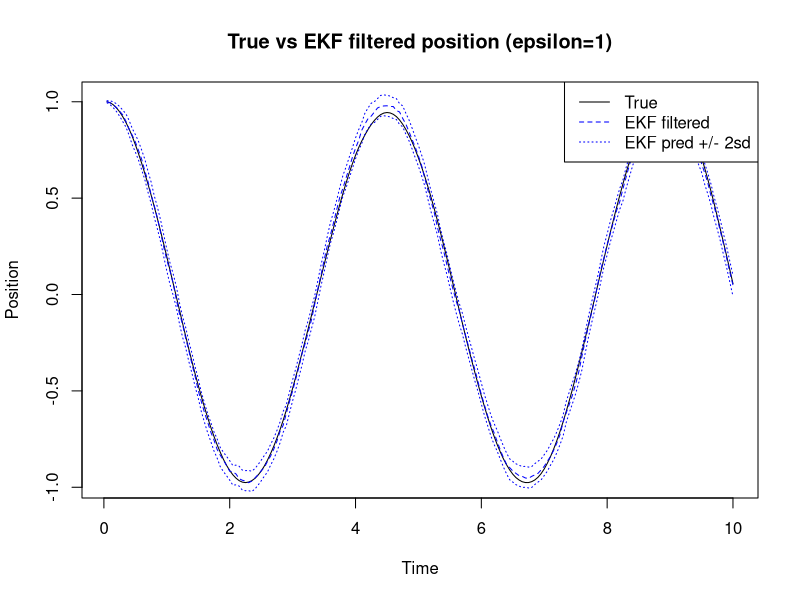
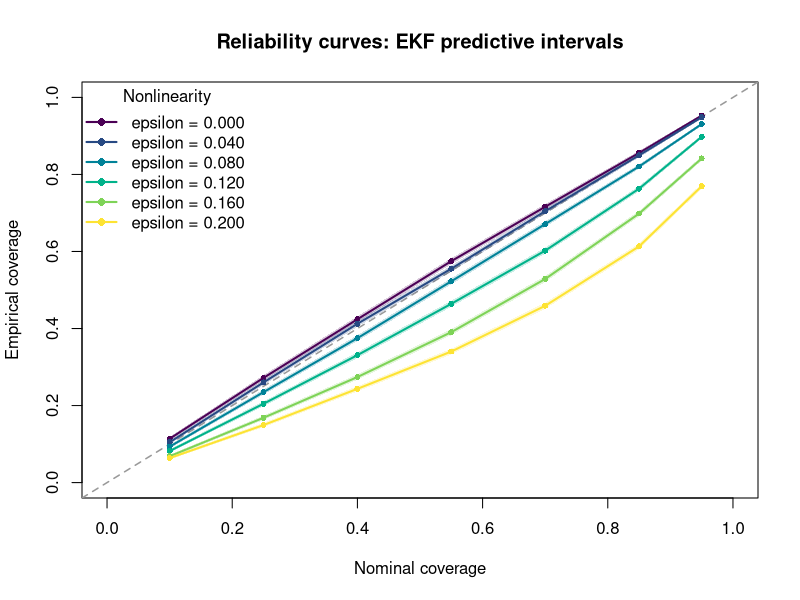
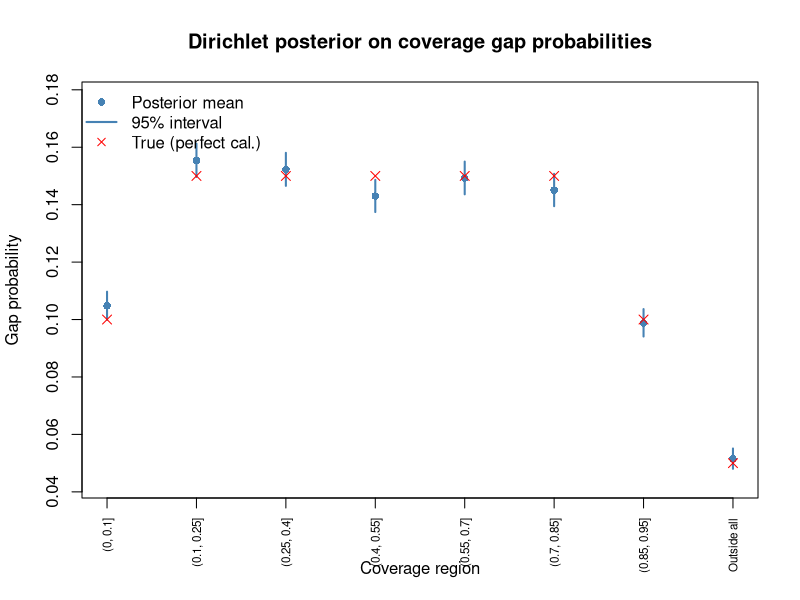

Generate these figures, in order, with R:
# ekf_spring.R
# Extended Kalman Filter for a spring/mass/damper system
# Used to demonstrate the Dirichlet calibration framework
#
# TRUE SYSTEM: Duffing-type nonlinear spring/mass/damper
#   q'' = -(k/m)*q - (c/m)*q' - epsilon*q^3 + w_t
#   y_t = q_t + v_t
#
# MISSPECIFIED FORWARD MODEL (used in EKF):
#   q'' = -(k/m)*q - (c/m)*q'  (linear, ignores epsilon*q^3 term)
#
# The degree of misspecification is controlled by epsilon.
# When epsilon = 0 the EKF forward model is correct.
#
# State vector: x = c(q, q')  (position, velocity)
# Discretized via Euler-Maruyama with step dt.
#
# The EKF Jacobian F = d(f)/d(x) is computed analytically for the
# linear forward model, which is exact since the forward model is linear.
# If you switch to the nonlinear forward model in the EKF the Jacobian
# picks up the -3*epsilon*q^2 term in the (1,1) position.

# ==============================================================================
# 1. NUMERICAL INTEGRATION OF TRUE NONLINEAR SYSTEM
# ==============================================================================

#' Simulate the true nonlinear spring/mass/damper system
#'
#' Uses Euler-Maruyama discretization of the SDE:
#'   dq  = q' dt
#'   dq' = (-(k/m)*q - (c/m)*q' - epsilon*q^3) dt + sigma_w dW
#'
#' @param n_steps Integer. Number of time steps.
#' @param dt Numeric. Time step size.
#' @param k Numeric. Spring constant.
#' @param m Numeric. Mass.
#' @param c Numeric. Damping coefficient.
#' @param epsilon Numeric. Nonlinearity parameter. 0 = linear system.
#' @param sigma_w Numeric. Process noise standard deviation.
#' @param sigma_v Numeric. Observation noise standard deviation.
#' @param q0 Numeric. Initial position.
#' @param qdot0 Numeric. Initial velocity.
#' @param seed Optional integer seed.
#' @return List with:
#'   $states: (n_steps+1) x 2 matrix of true states (q, q')
#'   $obs: numeric vector of noisy observations
#'   $times: numeric vector of time points
simulate_spring <- function(n_steps  = 200,
                            dt       = 0.05,
                            k        = 2.0,
                            m        = 1.0,
                            c        = 0.3,
                            epsilon  = 0.0,
                            sigma_w  = 0.1,
                            sigma_v  = 0.2,
                            q0       = 1.0,
                            qdot0    = 0.0,
                            seed     = NULL) {
  if (!is.null(seed)) set.seed(seed)

  states       <- matrix(0, nrow = n_steps + 1, ncol = 2)
  states[1, ]  <- c(q0, qdot0)
  colnames(states) <- c("q", "qdot")

  # Process noise: enters through acceleration (second state component)
  w <- rnorm(n_steps, mean = 0, sd = sigma_w * sqrt(dt))

  for (i in seq_len(n_steps)) {
    q    <- states[i, 1]
    qdot <- states[i, 2]

    # Euler-Maruyama step
    q_new    <- q + qdot * dt
    qdot_new <- qdot + (-(k/m)*q - (c/m)*qdot - epsilon*q^3) * dt + w[i]

    states[i + 1, ] <- c(q_new, qdot_new)
  }

  # Observations: noisy position measurements
  obs <- states[, 1] + rnorm(n_steps + 1, mean = 0, sd = sigma_v)

  list(
    states = states,
    obs    = obs,
    times  = seq(0, n_steps * dt, by = dt)
  )
}

# ==============================================================================
# 2. LINEAR FORWARD MODEL (misspecified EKF)
# ==============================================================================

#' State transition function for the linear perfect spring (misspecified model)
#'
#' f(x) = F_mat %*% x  where F_mat is the linearized transition matrix
#' This ignores the epsilon*q^3 nonlinearity.
#'
#' @param x Numeric vector of length 2: c(q, qdot).
#' @param k Numeric. Spring constant.
#' @param m Numeric. Mass.
#' @param c Numeric. Damping coefficient.
#' @param dt Numeric. Time step.
#' @return Numeric vector of length 2: predicted next state.
f_linear <- function(x, k, m, c, dt) {
  # Euler discretization of linear system:
  # q_new    = q + qdot * dt
  # qdot_new = qdot + (-(k/m)*q - (c/m)*qdot) * dt
  q    <- x[1]
  qdot <- x[2]
  c(q + qdot * dt,
    qdot + (-(k/m)*q - (c/m)*qdot) * dt)
}

#' Jacobian of f_linear with respect to state x
#'
#' Since f_linear is linear in x, the Jacobian is exact (not an approximation).
#' F_jac = [[1, dt], [-(k/m)*dt, 1 - (c/m)*dt]]
#'
#' @param x Numeric vector (unused since Jacobian is constant for linear model).
#' @param k,m,c,dt As above.
#' @return 2x2 Jacobian matrix.
F_jacobian_linear <- function(x, k, m, c, dt) {
  matrix(c(1,          -(k/m)*dt,
           dt,          1 - (c/m)*dt),
         nrow = 2, ncol = 2, byrow = FALSE)
  # Column-major: col1 = c(1, -(k/m)*dt), col2 = c(dt, 1-(c/m)*dt)
}

# ==============================================================================
# 3. OBSERVATION MODEL
# ==============================================================================

#' Observation function: observe position only
#' h(x) = q = x[1]
h_obs <- function(x) x[1]

#' Jacobian of observation function
#' H = [1, 0]
H_jacobian <- function(x) matrix(c(1, 0), nrow = 1)

# ==============================================================================
# 4. EXTENDED KALMAN FILTER
# ==============================================================================

#' Run the Extended Kalman Filter
#'
#' Uses the linear perfect spring as the forward model (misspecified when
#' epsilon > 0 in the true system). Returns filtered state estimates,
#' one-step-ahead predictive means and variances, and log-likelihood.
#'
#' @param obs Numeric vector of observations y_1, ..., y_T.
#' @param k,m,c Numeric. System parameters (used in forward model).
#' @param dt Numeric. Time step.
#' @param sigma_w Numeric. Process noise standard deviation.
#' @param sigma_v Numeric. Observation noise standard deviation.
#' @param x0 Numeric vector of length 2. Initial state mean.
#' @param P0 2x2 matrix. Initial state covariance.
#' @return List with:
#'   $x_filt: (T+1) x 2 matrix of filtered state means
#'   $P_filt: list of (T+1) 2x2 filtered covariance matrices
#'   $x_pred: (T+1) x 2 matrix of one-step-ahead predicted state means
#'   $P_pred: list of (T+1) 2x2 predicted covariance matrices
#'   $y_pred: numeric vector of one-step-ahead predicted observations
#'   $S_pred: numeric vector of one-step-ahead predicted observation variances
#'   $log_lik: scalar log-likelihood
ekf <- function(obs,
                k       = 2.0,
                m       = 1.0,
                c       = 0.3,
                dt      = 0.05,
                sigma_w = 0.1,
                sigma_v = 0.2,
                x0      = c(1.0, 0.0),
                P0      = diag(c(0.1, 0.1)/100)) {

  T_obs <- length(obs)

  # Process noise covariance Q
  # Noise enters through velocity (second component) only
  Q <- matrix(c(0,            0,
                0, sigma_w^2 * dt),
              nrow = 2, ncol = 2)
  # Q <- matrix(c(sigma_w^2 * dt^3 / 3,  sigma_w^2 * dt^2 / 2,
  #               sigma_w^2 * dt^2 / 2,  sigma_w^2 * dt),
  #             nrow = 2, ncol = 2)
  # Observation noise variance R (scalar, position only)
  R <- sigma_v^2

  # Storage
  x_filt <- matrix(0, nrow = T_obs, ncol = 2)
  P_filt <- vector("list", T_obs)
  x_pred <- matrix(0, nrow = T_obs, ncol = 2)
  P_pred <- vector("list", T_obs)
  y_pred <- numeric(T_obs)
  S_pred <- numeric(T_obs)
  log_lik <- 0

  # Initialize with prior at t=0 used to predict t=1
  x_curr <- x0
  P_curr <- P0

  for (t in seq_len(T_obs)) {

    # --- Prediction step ---
    # Predict state at time t from filtered state at t-1
    x_p <- f_linear(x_curr, k, m, c, dt)
    F_j <- F_jacobian_linear(x_curr, k, m, c, dt)
    P_p <- F_j %*% P_curr %*% t(F_j) + Q

    # Predicted observation
    H_j <- H_jacobian(x_p)
    y_p <- h_obs(x_p)
    S_p <- as.numeric(H_j %*% P_p %*% t(H_j) + R)  # scalar

    # Store predictions
    x_pred[t, ] <- x_p
    P_pred[[t]]  <- P_p
    y_pred[t]    <- y_p
    S_pred[t]    <- S_p

    # --- Update step ---
    innovation <- obs[t] - y_p
    K          <- P_p %*% t(H_j) / S_p  # Kalman gain (2x1 vector)
    x_curr     <- x_p + as.numeric(K) * innovation
    P_curr     <- (diag(2) - K %*% H_j) %*% P_p

    # Store filtered estimates
    x_filt[t, ] <- x_curr
    P_filt[[t]]  <- P_curr

    # Log-likelihood contribution: N(y_t; y_pred_t, S_pred_t)
    log_lik <- log_lik +
      dnorm(obs[t], mean = y_p, sd = sqrt(S_p), log = TRUE)
  }

  list(
    x_filt  = x_filt,
    P_filt  = P_filt,
    x_pred  = x_pred,
    P_pred  = P_pred,
    y_pred  = y_pred,
    S_pred  = S_pred,
    log_lik = log_lik
  )
}

# ==============================================================================
# 5. MLE FOR k
# ==============================================================================

#' Find MLE of spring constant k via numerical optimization
#'
#' Maximizes the EKF log-likelihood over k with all other parameters fixed.
#'
#' @param obs Numeric vector of observations.
#' @param k_init Numeric. Initial value for k. Default 1.0.
#' @param ... Additional arguments passed to ekf().
#' @return List with $k_mle and $log_lik.
mle_k <- function(obs, k_init = 1.0, ...) {
  neg_ll <- function(log_k) {
    k_val <- exp(log_k)
    res   <- tryCatch(
      ekf(obs, k = k_val, ...),
      error = function(e) list(log_lik = -1e15)
    )
    -res$log_lik
  }

  opt <- optim(
    par     = log(k_init),
    fn      = neg_ll,
    method  = "Brent",
    lower   = log(0.01),
    upper   = log(20)
  )

  list(k_mle = exp(opt$par), log_lik = -opt$value)
}

# ==============================================================================
# 6. COVERAGE SIMULATION
# ==============================================================================

#' Run one simulation replicate and record coverage at multiple nominal levels
#'
#' @param nominal_levels Numeric vector of nominal coverage levels.
#' @param epsilon Numeric. Nonlinearity parameter.
#' @param n_steps,dt,k,m,c,sigma_w,sigma_v,q0,qdot0 System parameters.
#' @param use_mle Logical. If TRUE, estimate k by MLE. If FALSE use true k.
#' @return Logical matrix: rows = time steps, cols = nominal levels.
#'   TRUE if true position falls within the predictive interval.
one_replicate <- function(nominal_levels = c(0.5, 0.8, 0.9, 0.95, 0.99),
                          epsilon        = 0.0,
                          n_steps        = 200,
                          dt             = 0.05,
                          k              = 2.0,
                          m              = 1.0,
                          c              = 0.3,
                          sigma_w        = 0.1,
                          sigma_v        = 0.2,
                          q0             = 1.0,
                          qdot0          = 0.0,
                          use_mle        = FALSE) {

  # Simulate true system
  sim <- simulate_spring(n_steps = n_steps, dt = dt,
                         k = k, m = m, c = c,
                         epsilon = epsilon,
                         sigma_w = sigma_w, sigma_v = sigma_v,
                         q0 = q0, qdot0 = qdot0)

  # MLE or true k for the EKF forward model
  k_ekf <- if (use_mle) {
    tryCatch(
      mle_k(sim$obs[-1], k_init = k, m = m, c = c,
            dt = dt, sigma_w = sigma_w, sigma_v = sigma_v,
            x0 = c(sim$obs[1], 0), P0 = diag(c(sigma_v^2, 0.1)))$k_mle,
      error = function(e) k
    )
  } else {
    k
  }

  # Run EKF with (possibly misspecified) linear forward model
  ekf_res <- ekf(sim$obs[-1],   # observations at t=1,...,T
                 k       = k_ekf,
                 m       = m,
                 c       = c,
                 dt      = dt,
                 sigma_w = sigma_w,
                 sigma_v = sigma_v,
                 x0      = c(sim$obs[1], 0),
                 P0      = diag(c(sigma_v^2, sigma_w^2)))

  # True positions at t=1,...,T (one-step-ahead targets)
  true_q <- sim$states[-1, 1]

  # Check coverage at each nominal level
  # Predictive distribution: N(y_pred_t, S_pred_t)
  # Note S_pred includes observation noise so we compare against
  # observed y, but for coverage of the TRUE state we use the
  # filtered state predictive: N(x_pred_t[1], P_pred_t[1,1])
  coverage <- matrix(FALSE,
                     nrow = length(true_q),
                     ncol = length(nominal_levels))
  colnames(coverage) <- as.character(nominal_levels)
  # In one_replicate, after running ekf:

  for (j in seq_along(nominal_levels)) {
    alpha    <- 1 - nominal_levels[j]
    z        <- qnorm(1 - alpha / 2)
    pred_sd  <- sqrt(sapply(ekf_res$P_pred, function(P) P[1, 1]))
    lower    <- ekf_res$x_pred[, 1] - z * pred_sd
    upper    <- ekf_res$x_pred[, 1] + z * pred_sd
    coverage[, j] <- (true_q >= lower) & (true_q <= upper)
  }

  coverage
}

#' Run full coverage simulation study
#'
#' Runs n_sim replicates for each value of epsilon and computes empirical
#' coverage at each nominal level, with Beta posterior intervals.
#'
#' @param epsilon_vals Numeric vector of nonlinearity values to test.
#' @param nominal_levels Numeric vector of nominal coverage levels.
#' @param n_sim Integer. Number of simulation replicates per epsilon.
#' @param ... Additional arguments passed to one_replicate().
#' @return Data frame with columns: epsilon, nominal, k_covered, n_obs,
#'   coverage_mean, beta_lower, beta_upper.
coverage_simulation <- function(epsilon_vals   = c(0, 0.5, 1.0, 2.0),
                                nominal_levels = c(0.5, 0.8, 0.9, 0.95, 0.99),
                                n_sim          = 200,
                                ...) {
  results <- list()

  for (eps in epsilon_vals) {
    cat(sprintf("Running epsilon = %.2f ...\n", eps))

    # Accumulate coverage counts across replicates and time steps
    # Each replicate contributes n_steps observations per nominal level
    total_covered <- numeric(length(nominal_levels))
    total_obs     <- 0

    for (s in seq_len(n_sim)) {
      cov_mat      <- one_replicate(epsilon = eps,
                                    nominal_levels = nominal_levels, ...)
      total_covered <- total_covered + colSums(cov_mat)
      total_obs     <- total_obs + nrow(cov_mat)
    }

    # Beta posterior on coverage probability at each nominal level
    # Prior: Beta(1, 1) uniform
    for (j in seq_along(nominal_levels)) {
      k_cov  <- total_covered[j]
      n_obs  <- total_obs
      # Beta(k+1, n-k+1) posterior
      results[[length(results) + 1]] <- data.frame(
        epsilon      = eps,
        nominal      = nominal_levels[j],
        k_covered    = k_cov,
        n_obs        = n_obs,
        coverage_mean = (k_cov + 1) / (n_obs + 2),  # posterior mean
        beta_lower   = qbeta(0.025, k_cov + 1, n_obs - k_cov + 1),
        beta_upper   = qbeta(0.975, k_cov + 1, n_obs - k_cov + 1)
      )
    }
  }

  do.call(rbind, results)
}

# ==============================================================================
# 7. DIRICHLET COVERAGE MODEL
# ==============================================================================

#' Compute Dirichlet posterior for coverage gaps across nominal levels
#'
#' Given observed coverage counts at m ordered nominal levels, computes
#' the Dirichlet posterior on the gap probabilities
#' delta_i = p(alpha_i) - p(alpha_{i-1}).
#'
#' @param nominal_levels Numeric vector of nominal levels, sorted ascending.
#' @param k_covered Numeric vector of coverage counts at each level.
#' @param n_obs Integer. Total number of observations (same for all levels
#'   since intervals are nested).
#' @param gamma_prior Numeric. Dirichlet prior concentration. Default 1
#'   (uniform on simplex).
#' @return List with:
#'   $alpha: Dirichlet posterior parameters (length m+1)
#'   $gap_mean: posterior mean of gap probabilities
#'   $gap_lower: 2.5th percentile of each gap (via Beta marginals)
#'   $gap_upper: 97.5th percentile of each gap
dirichlet_coverage <- function(nominal_levels,
                               k_covered,
                               n_obs,
                               gamma_prior = 1) {

  m <- length(nominal_levels)
  stopifnot(length(k_covered) == m)
  stopifnot(all(diff(nominal_levels) > 0))

  # The m+1 multinomial categories are:
  # cat 0: outside all intervals  (count = n_obs - k_covered[m])
  # cat i: inside alpha_i but not alpha_{i-1} for i=1,...,m-1
  # cat m: inside alpha_1 (innermost interval)
  #
  # Note: k_covered[i] = sum of counts in categories i, i+1, ..., m
  # So counts in each gap category:
  n_gap <- numeric(m + 1)
  n_gap[1] <- n_obs - k_covered[m]          # outside all
  for (i in seq_len(m - 1)) {
    n_gap[i + 1] <- k_covered[m - i + 1] - k_covered[m - i]
  }
  n_gap[m + 1] <- k_covered[1]              # inside innermost

  # Dirichlet posterior parameters
  alpha_post <- n_gap + gamma_prior

  # Marginal of each gap is Beta(alpha_i, sum(alpha_{-i}))
  alpha_sum <- sum(alpha_post)
  gap_mean  <- alpha_post / alpha_sum
  gap_lower <- qbeta(0.025, alpha_post, alpha_sum - alpha_post)
  gap_upper <- qbeta(0.975, alpha_post, alpha_sum - alpha_post)

  list(
    alpha      = alpha_post,
    n_gap      = n_gap,
    gap_mean   = gap_mean,
    gap_lower  = gap_lower,
    gap_upper  = gap_upper,
    nominal_levels = nominal_levels
  )
}

# ==============================================================================
# 8. PLOTTING
# ==============================================================================

#' Plot reliability curves from coverage simulation
#'
#' @param df Data frame from coverage_simulation().
#' @param epsilon_vals Numeric vector. Which epsilon values to plot.
#' @param add_diagonal Logical. Add perfect calibration line. Default TRUE.
plot_reliability <- function(df,
                             epsilon_vals  = NULL,
                             add_diagonal  = TRUE) {

  if (is.null(epsilon_vals))
    epsilon_vals <- sort(unique(df$epsilon))

  cols <- hcl.colors(length(epsilon_vals), palette = "viridis")

  plot(NULL,
       xlim = c(0, 1), ylim = c(0, 1),
       xlab = "Nominal coverage",
       ylab = "Empirical coverage",
       main = "Reliability curves: EKF predictive intervals")

  if (add_diagonal)
    abline(0, 1, lty = 2, col = "grey60", lwd = 1.5)

  for (i in seq_along(epsilon_vals)) {
    eps <- epsilon_vals[i]
    sub <- df[df$epsilon == eps, ]
    sub <- sub[order(sub$nominal), ]

    # Shaded credible band
    polygon(c(sub$nominal, rev(sub$nominal)),
            c(sub$beta_lower, rev(sub$beta_upper)),
            col  = adjustcolor(cols[i], alpha.f = 0.2),
            border = NA)

    # Coverage mean line
    lines(sub$nominal, sub$coverage_mean,
          col = cols[i], lwd = 2)
    points(sub$nominal, sub$coverage_mean,
           col = cols[i], pch = 16, cex = 0.8)
  }

  legend("topleft",
         legend = sprintf("epsilon = %.3f", epsilon_vals),
         col    = cols, lty = 1, lwd = 2, pch = 16,
         title  = "Nonlinearity", bty = "n")
}

#' Plot Dirichlet posterior on gap probabilities
#'
#' @param dir_result Output from dirichlet_coverage().
#' @param true_gaps Optional numeric vector of true gap probabilities
#'   for a perfectly calibrated model, for reference.
plot_dirichlet_gaps <- function(dir_result, true_gaps = NULL) {
  m     <- length(dir_result$nominal_levels)
  labs  <- c(
             sprintf("(%s, %s]",
                     c("0", as.character(dir_result$nominal_levels[-m])),
                     as.character(dir_result$nominal_levels)),
             "Outside all")#,sprintf("Inside %s", dir_result$nominal_levels[1]))
  # Reorder to match gap indexing
  x     <- seq_len(m + 1)

  plot(rev(x), dir_result$gap_mean,
       ylim  = range(c(dir_result$gap_lower, dir_result$gap_upper,
                       dir_result$gap_mean)) * c(0.9, 1.1),
       pch   = 16, col = "steelblue",
       xaxt  = "n",
       xlab  = "Coverage region",
       ylab  = "Gap probability",
       main  = "Dirichlet posterior on coverage gap probabilities")

  axis(1, at = x, labels = labs, las = 2, cex.axis = 0.7)

  segments(rev(x), dir_result$gap_lower,
           rev(x), dir_result$gap_upper,
           col = "steelblue", lwd = 2)

  if (!is.null(true_gaps)) {
    points(x, true_gaps, pch = 4, col = "red", cex = 1.2)
    legend("topleft",
           legend = c("Posterior mean", "95% interval", "True (perfect cal.)"),
           col    = c("steelblue", "steelblue", "red"),
           pch    = c(16, NA, 4), lty = c(NA, 1, NA), lwd = c(NA, 2, NA),
           bty    = "n")
  }
}

# ==============================================================================
# 9. EXAMPLE USAGE
# ==============================================================================

if (TRUE) {
  sigma_v=0.1
  sigma_w = 0.05
  # --- Single simulation to check the EKF is working ---
  set.seed(3457364)
  sim <- simulate_spring(n_steps = 200, dt = 0.05,
                         k = 2.0, m = 1.0, c = 0.1,
                         epsilon = 0,
                         sigma_w = sigma_w,
                         sigma_v = sigma_v)

  ekf_res <- ekf(sim$obs[-1], k = 2.0, m = 1.0, c = 0.1,
                 dt = 0.05, sigma_w = sigma_w, sigma_v = sigma_v,
                 x0 = c(sim$states[1, 1], 0),
                 P0 = diag(c(1e-6, sigma_w^2))  # nearly known initial position
                 )

  # Plot true vs filtered position
  times <- sim$times[-1]
  plot(times, sim$states[-1, 1], type = "l", col = "black",
       xlab = "Time", ylab = "Position",
       main = "True vs EKF filtered position (epsilon=1)")
  lines(times, ekf_res$x_filt[, 1], col = "blue", lty = 2)
  lines(times, ekf_res$x_pred[, 1] +
          2 * sqrt(sapply(ekf_res$P_pred, function(P) P[1,1])),
        col = "blue", lty = 3)
  lines(times, ekf_res$x_pred[, 1] -
          2 * sqrt(sapply(ekf_res$P_pred, function(P) P[1,1])),
        col = "blue", lty = 3)
  legend("topright",
         legend = c("True", "EKF filtered", "EKF pred +/- 2sd"),
         col = c("black", "blue", "blue"), lty = c(1, 2, 3))

  # --- MLE of k ---
  mle_res <- mle_k(sim$obs[-1], k_init = 1.5, m = 1.0, c = 0.1,
                   dt = 0.05, sigma_w = sigma_w, sigma_v = sigma_v,
                   x0 = c(sim$obs[1], 0))
  cat(sprintf("True k = 2.0, MLE k = %.4f\n", mle_res$k_mle))

  # --- Coverage simulation (small run for testing) ---
  df_cov <- coverage_simulation(
    epsilon_vals   = seq(0,0.2, by=0.04),
    nominal_levels = c(seq(0.1,0.95,by=0.15),0.95),
    n_sim          = 150,
    n_steps        = 100,
    dt             = 0.05,
    k = 2.0, m = 1.0, c = 0.1,
    sigma_w = sigma_w, sigma_v = sigma_v
  )

  # Reliability curves
  plot_reliability(df_cov)

  # --- Dirichlet analysis for a single epsilon ---
  sub_eps2 <- df_cov[df_cov$epsilon == 0.04,]#max(df_cov$epsilon), ]
  sub_eps2 <- sub_eps2[order(sub_eps2$nominal), ]

  dir_res <- dirichlet_coverage(
    nominal_levels = sub_eps2$nominal,
    k_covered      = sub_eps2$k_covered,
    n_obs          = sub_eps2$n_obs[1]
  )

  # Perfect calibration gap probabilities for reference
  noms    <- c(0, sub_eps2$nominal, 1)  # include 0 and 1 boundaries
  true_g  <- diff(noms)                 # uniform if perfectly calibrated

  plot_dirichlet_gaps(dir_res, true_gaps = true_g)
}
